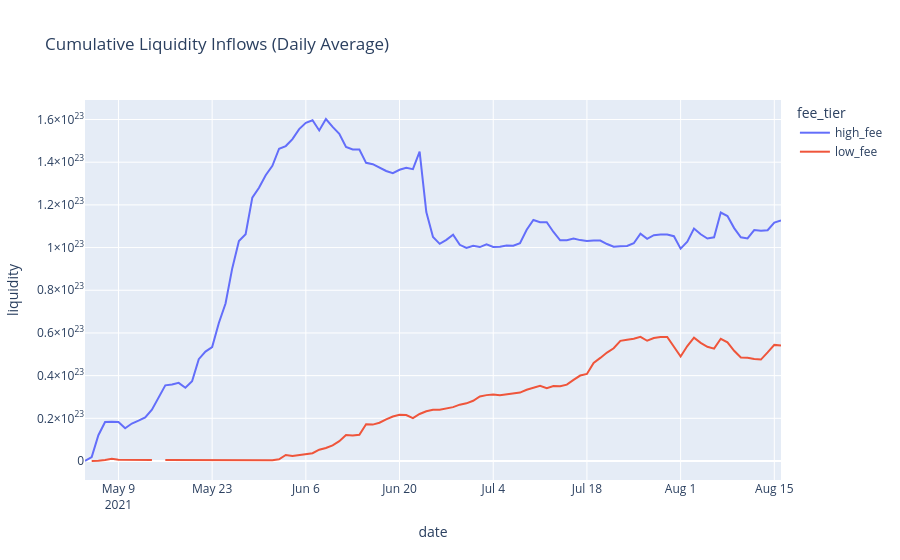

Write notebook code for a chart like this one.
### Code cell
for df_ in [low_events,high_events]:
    df_['liquidity_valuation'] = np.where(df_.event != 'swap',
                                     df_.amount0 * df_.current_price + df_.amount1,
                                     0)
for _df in [low_events, high_events]:
    _df["liquidity"] = _df.loc[
        _df.event.isin(["mint", "burn"]), "liquidity_valuation"
    ].cumsum()

edf = pd.concat([low_events,high_events],axis=0)
edf["date"] = edf.evt_block_time.dt.date
edf.groupby(["fee_tier", "date"])[["liquidity"]].mean().clip(
    upper=10**30
).reset_index("fee_tier").plot(y="liquidity", color="fee_tier", title = 'Cumulative Liquidity Inflows (Daily Average)')
